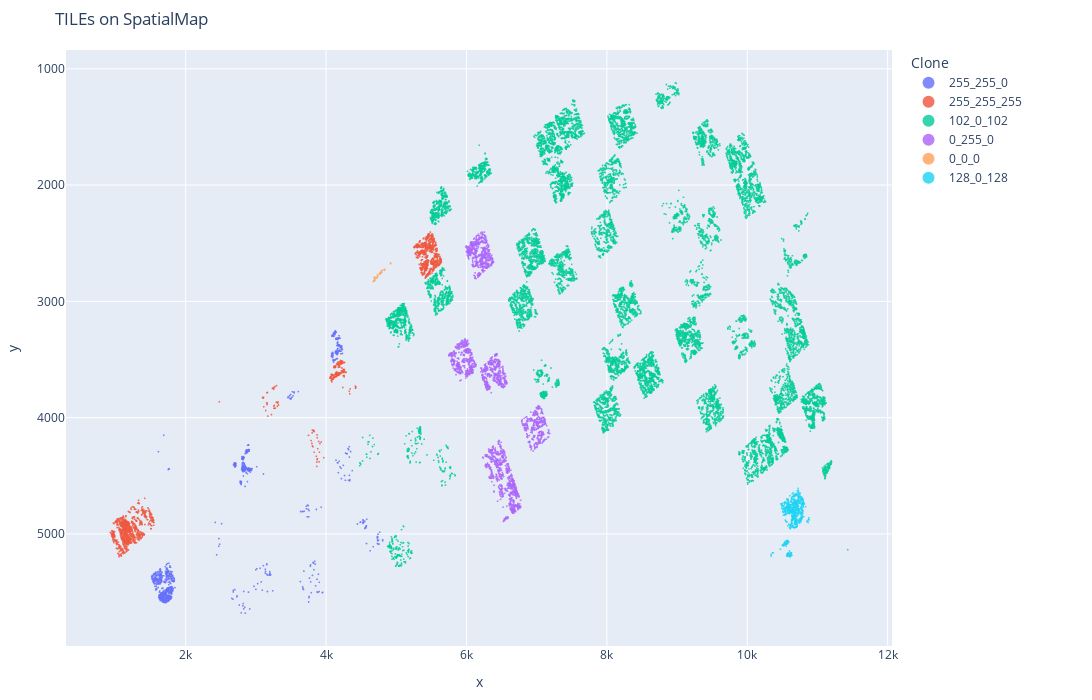

The code cell stored with this chart in its notebook:
### Markdown cell above
## Cross Check of Loc of Tiles and Tile Tagged Cells

### Code cell
plot_adata(adata_tumor_inTiles, "Clone", plot_type="spatial", keyword=None, save=None, Title="TILEs on SpatialMap")

### Figure 1 — Plotly figure (JSON) as saved in the notebook; plotly's stock layout.template omitted (floating-point values rounded to 4 significant figures; data arrays with more than 128 entries replaced by an {"elided": "..."} marker saying what was removed)
{"data": [{"hovertemplate": "<b>%{hovertext}</b><br><br>Clone=255_255_0<br>x=%{x}<br>y=%{y}<extra></extra>", "hovertext": {"elided": "771 str values"}, "legendgroup": "255_255_0", "marker": {"color": "#636efa", "opacity": 0.8, "size": 2, "symbol": "circle"}, "mode": "markers", "name": "255_255_0", "showlegend": true, "type": "scattergl", "x": {"elided": "771 float values"}, "xaxis": "x", "y": {"elided": "771 float values"}, "yaxis": "y"}, {"hovertemplate": "<b>%{hovertext}</b><br><br>Clone=255_255_255<br>x=%{x}<br>y=%{y}<extra></extra>", "hovertext": {"elided": "1313 str values"}, "legendgroup": "255_255_255", "marker": {"color": "#EF553B", "opacity": 0.8, "size": 2, "symbol": "circle"}, "mode": "markers", "name": "255_255_255", "showlegend": true, "type": "scattergl", "x": {"elided": "1313 float values"}, "xaxis": "x", "y": {"elided": "1313 float values"}, "yaxis": "y"}, {"hovertemplate": "<b>%{hovertext}</b><br><br>Clone=102_0_102<br>x=%{x}<br>y=%{y}<extra></extra>", "hovertext": {"elided": "11024 str values"}, "legendgroup": "102_0_102", "marker": {"color": "#00cc96", "opacity": 0.8, "size": 2, "symbol": "circle"}, "mode": "markers", "name": "102_0_102", "showlegend": true, "type": "scattergl", "x": {"elided": "11024 float values"}, "xaxis": "x", "y": {"elided": "11024 float values"}, "yaxis": "y"}, {"hovertemplate": "<b>%{hovertext}</b><br><br>Clone=0_255_0<br>x=%{x}<br>y=%{y}<extra></extra>", "hovertext": {"elided": "1907 str values"}, "legendgroup": "0_255_0", "marker": {"color": "#ab63fa", "opacity": 0.8, "size": 2, "symbol": "circle"}, "mode": "markers", "name": "0_255_0", "showlegend": true, "type": "scattergl", "x": {"elided": "1907 float values"}, "xaxis": "x", "y": {"elided": "1907 float values"}, "yaxis": "y"}, {"hovertemplate": "<b>%{hovertext}</b><br><br>Clone=0_0_0<br>x=%{x}<br>y=%{y}<extra></extra>", "hovertext": ["24026", "24027", "24028", "24029", "24030", "24031", "24032", "24033", "24034", "24035", "24036", "24045", "24047", "24048", "25537", "219616", "219618", "219685", "219694", "220838", "221064", "221097", "221103", "221237", "221240"], "legendgroup": "0_0_0", "marker": {"color": "#FFA15A", "opacity": 0.8, "size": 2, "symbol": "circle"}, "mode": "markers", "name": "0_0_0", "showlegend": true, "type": "scattergl", "x": [4782.0, 4795.0, 4792.0, 4784.0, 4740.0, 4773.0, 4767.0, 4705.0, 4725.0, 4720.0, 4714.0, 4691.0, 4671.0, 4682.0, 4836.0, 4688.0, 4699.0, 4732.0, 4760.0, 4685.0, 4833.0, 4695.0, 4805.0, 4919.0, 4919.0], "xaxis": "x", "y": [2759.0, 2737.0, 2752.0, 2742.0, 2784.0, 2754.0, 2767.0, 2796.0, 2799.0, 2796.0, 2793.0, 2821.0, 2829.0, 2825.0, 2733.0, 2807.0, 2815.0, 2773.0, 2761.0, 2794.0, 2724.0, 2796.0, 2732.0, 2670.0, 2677.0], "yaxis": "y"}, {"hovertemplate": "<b>%{hovertext}</b><br><br>Clone=128_0_128<br>x=%{x}<br>y=%{y}<extra></extra>", "hovertext": {"elided": "462 str values"}, "legendgroup": "128_0_128", "marker": {"color": "#19d3f3", "opacity": 0.8, "size": 2, "symbol": "circle"}, "mode": "markers", "name": "128_0_128", "showlegend": true, "type": "scattergl", "x": {"elided": "462 float values"}, "xaxis": "x", "y": {"elided": "462 float values"}, "yaxis": "y"}], "layout": {"height": 700, "legend": {"bgcolor": "rgba(255,255,255,0.5)", "itemsizing": "constant", "title": {"text": "Clone"}, "tracegroupgap": 0, "traceorder": "normal", "x": 1.02, "y": 1}, "margin": {"b": 20, "l": 20, "r": 200, "t": 50}, "title": {"text": "TILEs on SpatialMap"}, "width": 1600, "xaxis": {"anchor": "y", "domain": [0, 1], "title": {"text": "x"}}, "yaxis": {"anchor": "x", "autorange": "reversed", "domain": [0, 1], "title": {"text": "y"}}}}
